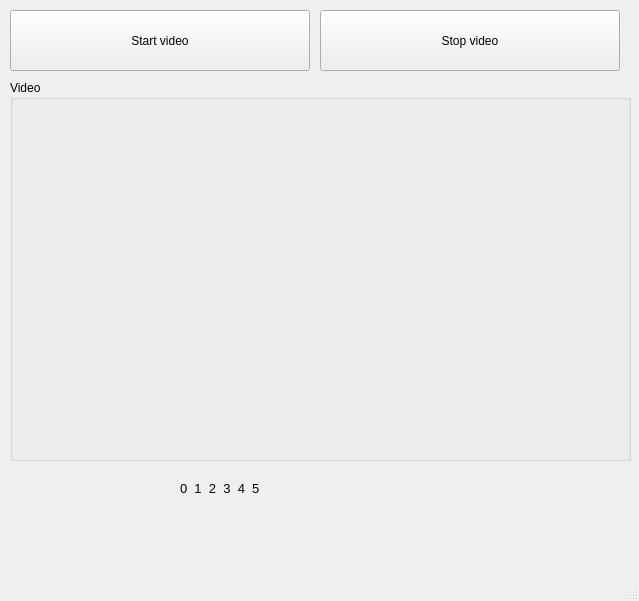
<?xml version="1.0" encoding="UTF-8"?>
<!--
 * @license
 * Copyright 2019 AI Lab - Telkom University. All Rights Reserved.
 * Licensed under the Apache License, Version 2.0 (the "License")
 * you may not use this file except in compliance with the License.
 * You may obtain a copy of the License at
 *
 * https://www.apache.org/licenses/LICENSE-2.0
 *
 * Unless required by applicable law or agreed to in writing, software
 * distributed under the License is distributed on an "AS IS" BASIS,
 * WITHOUT WARRANTIES OR CONDITIONS OF ANY KIND, either express or implied.
 * See the License for the specific language governing permissions and
 * limitations under the License.
 * =============================================================================
-->
<ui version="4.0">
	<class>MainWindow</class>
	<widget class="QMainWindow" name="MainWindow">
		<property name="geometry">
			<rect>
				<x>0</x>
				<y>0</y>
				<width>639</width>
				<height>601</height>
			</rect>
		</property>
		<property name="windowTitle">
			<string>MainWindow</string>
		</property>
		<property name="styleSheet">
			<string notr="true"/>
		</property>
		<widget class="QWidget" name="centralwidget">
			<widget class="QGroupBox" name="groupBox">
				<property name="geometry">
					<rect>
						<x>10</x>
						<y>80</y>
						<width>621</width>
						<height>381</height>
					</rect>
				</property>
				<property name="sizePolicy">
					<sizepolicy hsizetype="Preferred" vsizetype="Preferred">
						<horstretch>0</horstretch>
						<verstretch>0</verstretch>
					</sizepolicy>
				</property>
				<property name="title">
					<string>Video</string>
				</property>
				<widget class="QWidget" name="ImgWidget" native="true">
					<property name="geometry">
						<rect>
							<x>10</x>
							<y>20</y>
							<width>601</width>
							<height>351</height>
						</rect>
					</property>
				</widget>
			</widget>
			<widget class="QPushButton" name="startButton">
				<property name="geometry">
					<rect>
						<x>10</x>
						<y>10</y>
						<width>300</width>
						<height>61</height>
					</rect>
				</property>
				<property name="text">
					<string>Start video</string>
				</property>
			</widget>
			<widget class="QPushButton" name="stopButton">
				<property name="geometry">
					<rect>
						<x>320</x>
						<y>10</y>
						<width>300</width>
						<height>61</height>
					</rect>
				</property>
				<property name="text">
					<string>Stop video</string>
				</property>
			</widget>
			<widget class="QLabel" name="label">
				<property name="geometry">
					<rect>
						<x>20</x>
						<y>470</y>
						<width>111</width>
						<height>61</height>
					</rect>
				</property>
				<property name="font">
					<font>
						<pointsize>25</pointsize>
						<weight>75</weight>
						<bold>true</bold>
					</font>
				</property>
				<property name="text">
					<string/>
				</property>
			</widget>
			<widget class="QLabel" name="label_2">
				<property name="geometry">
					<rect>
						<x>180</x>
						<y>480</y>
						<width>121</width>
						<height>16</height>
					</rect>
				</property>
				<property name="font">
					<font>
						<pointsize>10</pointsize>
					</font>
				</property>
				<property name="text">
					<string>0  1  2  3  4  5</string>
				</property>
			</widget>
			<widget class="QLabel" name="label_3">
				<property name="geometry">
					<rect>
						<x>180</x>
						<y>510</y>
						<width>221</width>
						<height>16</height>
					</rect>
				</property>
				<property name="font">
					<font>
						<pointsize>10</pointsize>
					</font>
				</property>
				<property name="text">
					<string/>
				</property>
			</widget>
		</widget>
		<widget class="QMenuBar" name="menubar">
			<property name="geometry">
				<rect>
					<x>0</x>
					<y>0</y>
					<width>639</width>
					<height>26</height>
				</rect>
			</property>
		</widget>
		<widget class="QStatusBar" name="statusbar"/>
	</widget>
	<resources/>
	<connections/>
</ui>

<!-- @author ANDITYA ARIFIANTO, AI LAB - 2019 -->
